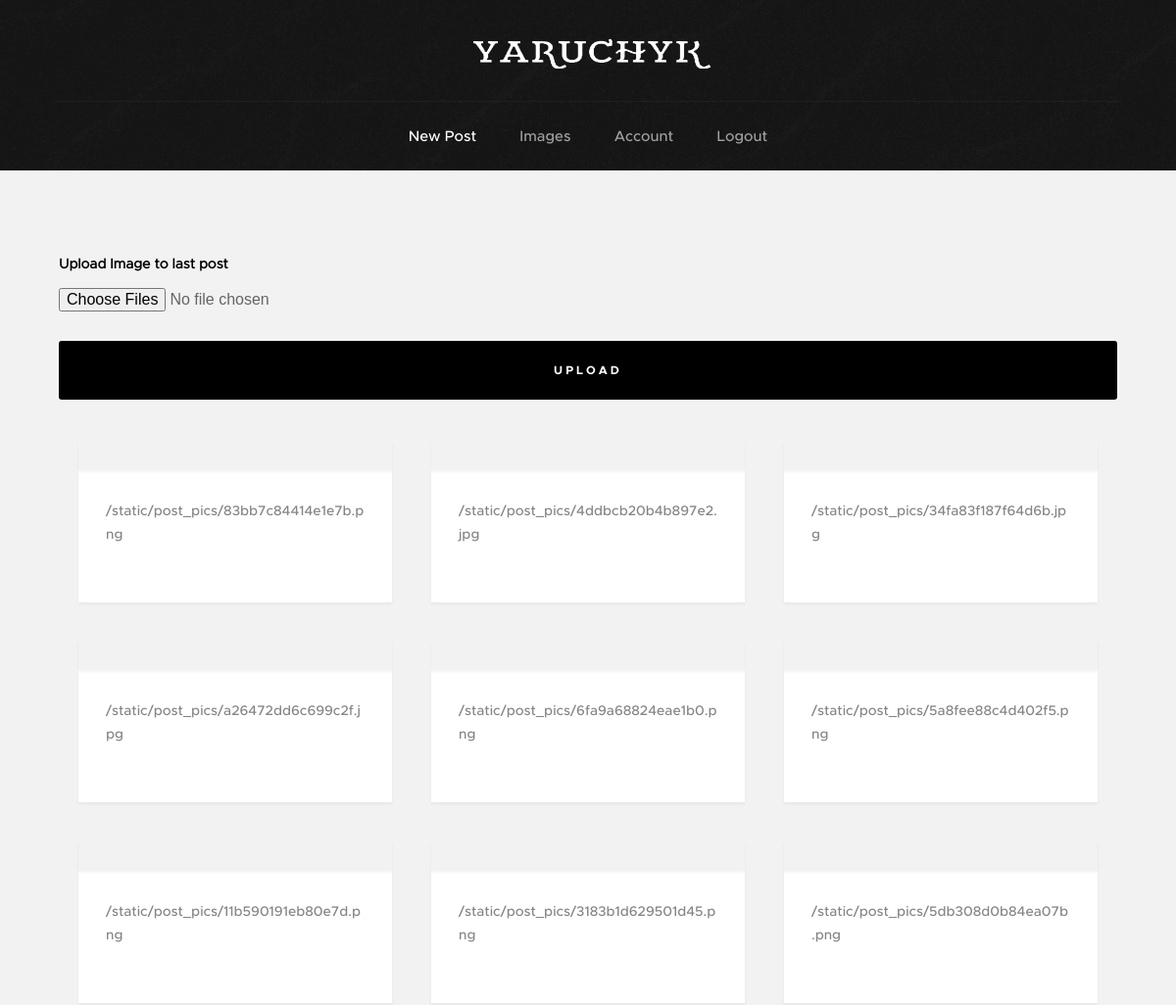
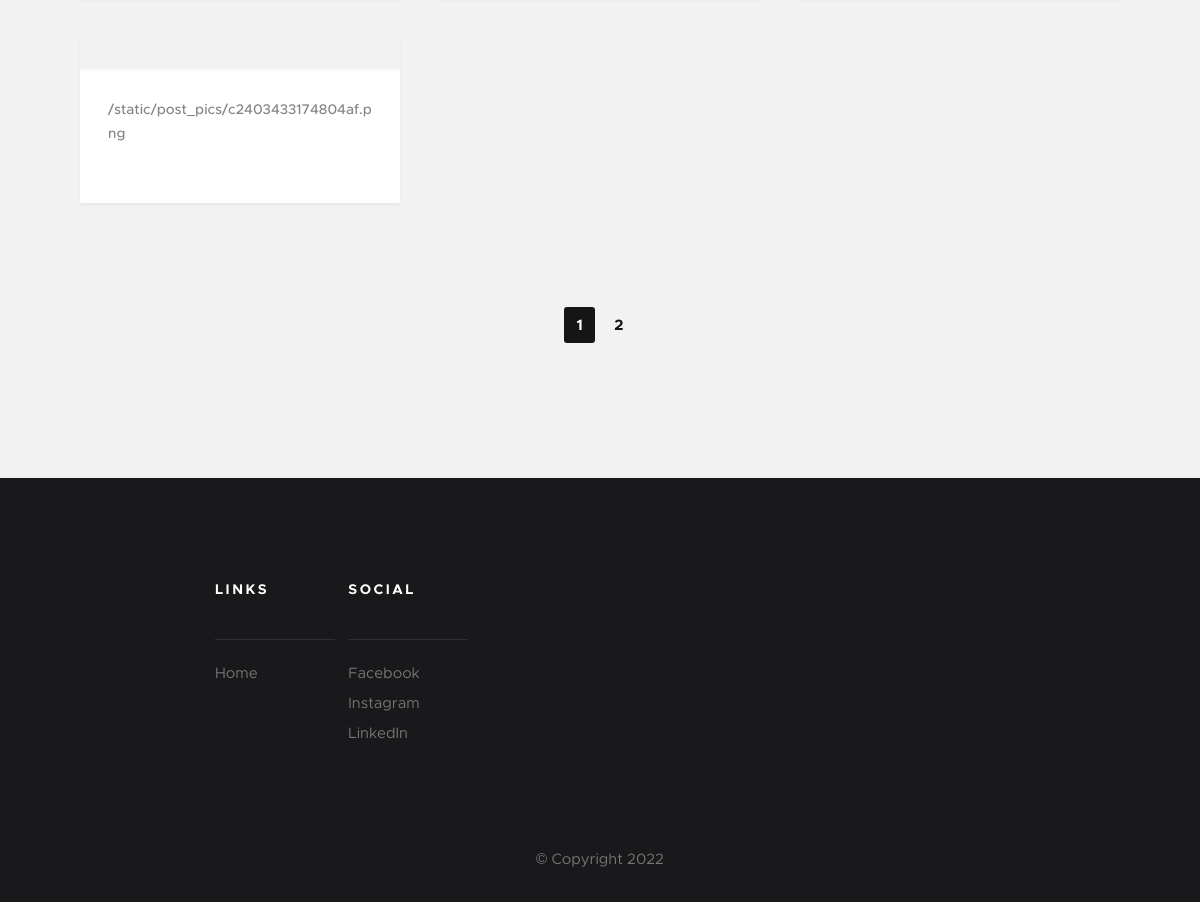
Page /upload_images (signed in) on the committed database (2 pictures, top to bottom).
### flaskblog/models.py (models this page shows, shortened)
class Images(db.Model):
    date_posted = db.Column(db.DateTime, nullable=False, default=datetime.utcnow)
    image_file = db.Column(db.String(20), nullable=False, default='default.jpg')
    id = db.Column(db.Integer, primary_key=True, autoincrement=True)

### flaskblog/posts/routes.py (the view, shortened to what this page needs)
@posts.route("/upload_images", methods=['GET', 'POST'])
@login_required
def upload_images():
    page = request.args.get('page', 1, type=int)
    images = Images.query.order_by(Images.date_posted.desc()).paginate(page=page, per_page=10)
    form = UploadPostImagesForm()
    return render_template('upload_images.html', form=form, images=images)

### flaskblog/posts/forms.py
class UploadPostImagesForm(FlaskForm):
    picture = MultipleFileField('Upload Image to last post', validators=[FileAllowed(['jpg', 'png'])])
    submit = SubmitField('Upload')

### flaskblog/models.py (called while the page is built)
@login_manager.user_loader
def load_user(user_id):
    return User.query.get(int(user_id))

### flaskblog/templates/upload_images.html (shortened to what this page needs)
{% extends "layout.html" %}
{% block content %}
<section class="s-content">
    <div class="row masonry-wrap">
        <form method="POST" action="" enctype="multipart/form-data">
                <div class="form-group">
                    {{ form.picture.label() }}
                    {{ form.picture }}
                </div>
            <div class="form-group">
                {{ form.submit(class="submit btn--primary btn--large full-width") }}
            </div>
        </form>
        <div class="masonry">
            {% for image in images.items %}
                <article class="masonry__brick entry format-standard" data-aos="fade-up">
                <div class="entry__thumb">
                </div>
                <div class="entry__text">
                    <div class="entry__header">
                        <div class="entry__date">
                            <a class="post-subtitle"> {{ url_for('static', filename='post_pics/' + image.image_file) }}</a>
                        </div>
                    </div>
                </div>
            </article>
            {% endfor %}
        </div>
    </div>
    <div class="row">
        <div class="col-full">
            <nav class="pgn">
                <ul>
                    {% for page_num in images.iter_pages() %}
                    {% if page_num %}
                    {% if images.page == page_num %}
                    <li><span class="pgn__num current">{{ page_num }}</span></li>
                    {% else %}
                    <li><a class="pgn__num" href="{{ url_for('posts.upload_images', page=page_num) }}">{{ page_num }}</a></li>
                    {% endif %}
                    {% else %}
                    ...
                    {% endif %}
                    {% endfor %}
                </ul>
            </nav>
        </div>
    </div>
</section>
{% endblock content %}

### flaskblog/templates/layout.html (shortened to what this page needs)
<!DOCTYPE html>
<html>
    <head>
        <link rel="stylesheet" type="text/css" href="{{ url_for('static', filename='css/base.css') }}">
        <link rel="stylesheet" type="text/css" href="{{ url_for('static', filename='css/vendor.css') }}">
        <link rel="stylesheet" type="text/css" href="{{ url_for('static', filename='css/main.css') }}">
    </head>
    <body id="top">
        {% if home_page and posts.page==1 %}
            <section class="s-pageheader s-pageheader--home">
        {%else%}
            <section class="s-pageheader s-pageheader">
        {%endif%}
            <header class="header">
            <div class="header__content row">
                <div class="header__logo">
                    <a class="logo" href="{{url_for('main.home')}}">
                        <img src="{{ url_for('static', filename='images/logo.png') }}" alt="Homepage">
                    </a>
                </div>
                <ul class="header__social">
                    <li>
                        <a href="#0"><i class="fa fa-facebook" aria-hidden="true"></i></a>
                    </li>
                    <li>
                        <a href="#0"><i class="fa fa-twitter" aria-hidden="true"></i></a>
                    </li>
                    <li>
                        <a href="#0"><i class="fa fa-instagram" aria-hidden="true"></i></a>
                    </li>
                </ul>
                <nav class="header__nav-wrap">
                    <ul class="header__nav">
                        {% if current_user.is_authenticated %}
                            <li class="current"><a href="{{ url_for('posts.new_post')}}" title="">New Post</a></li>
                            <li><a href="{{ url_for('posts.upload_images')}}">Images</a></li>
                            <li><a href="{{ url_for('users.account')}}">Account</a></li>
                            <li><a href="{{ url_for('users.logout')}}">Logout</a></li>
                        {% else %}
                            <li class="current"><a href="{{ url_for('main.home')}}" >Home</a></li>
                        {% endif %}
                    </ul>
                </nav>
            </div>
            </header>
        </section>
        {% block content %}
        {% endblock %}
    <footer class="s-footer">
        <div class="s-footer__main">
            <div class="row">
                <div class="col-two md-two mob-full s-footer__sitelinks">
                    <h4>Links</h4>
                    <ul class="s-footer__linklist">
                        <li><a href="{{ url_for('main.home')}}">Home</a></li>
                    </ul>
                </div>
                <div class="col-two md-four mob-full s-footer__social">
                    <h4>Social</h4>
                    <ul class="s-footer__linklist">
                        <li><a href="#0">Facebook</a></li>
                        <li><a href="#0">Instagram</a></li>
                        <li><a href="#0">LinkedIn</a></li>
                    </ul>
                </div>
            </div>
        </div>
            <div class="s-footer__bottom">
                <div class="row">
                    <div class="col-full">
                        <div class="s-footer__copyright">
                            <span>© Copyright 2022</span>
                        </div>
                    </div>
                </div>
            </div>
        </footer>
    </body>
</html>

### flaskblog/static/css/base.css (style rules this page uses)
html { font-family: sans-serif; line-height: 1.15; -ms-text-size-adjust: 100%; -webkit-text-size-adjust: 100%; }
body { margin: 0; }
article, aside, footer, header, nav, section { display: block; }
a { background-color: transparent; -webkit-text-decoration-skip: objects; }
img { border-style: none; }
button, input, optgroup, select, textarea { font-family: sans-serif; font-size: 100%; line-height: 1.15; margin: 0; }
button, input { overflow: visible; }
button, html [type="button"], [type="reset"], [type="submit"] { -webkit-appearance: button; }
html { font-size: 62.5%; box-sizing: border-box; }
*, *::before, *::after { box-sizing: inherit; }
body { font-weight: normal; line-height: 1; word-wrap: break-word; text-rendering: optimizeLegibility; -webkit-overflow-scrolling: touch; -webkit-text-size-adjust: none; }
body, input, button { -moz-osx-font-smoothing: grayscale; -webkit-font-smoothing: antialiased; }
img, video { max-width: 100%; height: auto; }
div, dl, dt, dd, ul, ol, li, h1, h2, h3, h4, h5, h6, pre, form, p, blockquote, th, td { margin: 0; padding: 0; }
h1, h2, h3, h4, h5, h6 { -webkit-font-smoothing: auto; -webkit-font-smoothing: antialiased; -webkit-font-variant-ligatures: common-ligatures; -moz-font-variant-ligatures: common-ligatures; font-variant-ligatures: common-ligatures; text-rendering: optimizeLegibility; }
em, i { font-style: italic; line-height: inherit; }
ol, ul { list-style: none; }
li { display: block; }
a { text-decoration: none; line-height: inherit; }
a img { border: none; }
.row { width: 94%; max-width: 1200px; margin: 0 auto; }
.row:after { content: ""; display: table; clear: both; }
[class*="col-"] { float: left; padding: 0 20px; }
.col-two, .col-1-6 { width: 16.66667%; }
.col-twelve, .col-full { width: 100%; }
@media only screen and (max-width: 1200px) { [class*="col-"] { padding: 0 15px; } }
@media only screen and (max-width: 1200px) { .md-two, .md-1-6 { width: 16.66667%; } }
@media only screen and (max-width: 1200px) { .md-four, .md-1-3 { width: 33.33333%; } }
.full-width { width: 100%; }

### rows in the picture
Images: image_file "/static/post_pics/83bb7c84414e1e7b.png"
Images: image_file "/static/post_pics/4ddbcb20b4b897e2.jpg"
Images: image_file "/static/post_pics/34fa83f187f64d6b.jpg"
Images: image_file "/static/post_pics/a26472dd6c699c2f.jpg"
Images: image_file "/static/post_pics/6fa9a68824eae1b0.png"
Images: image_file "/static/post_pics/5a8fee88c4d402f5.png"
Images: image_file "/static/post_pics/11b590191eb80e7d.png"
Images: image_file "/static/post_pics/3183b1d629501d45.png"
Images: image_file "/static/post_pics/5db308d0b84ea07b.png"
Images: image_file "/static/post_pics/c2403433174804af.png"

### other values in the picture
{{ page_num }} "1"
{{ page_num }} "2"
